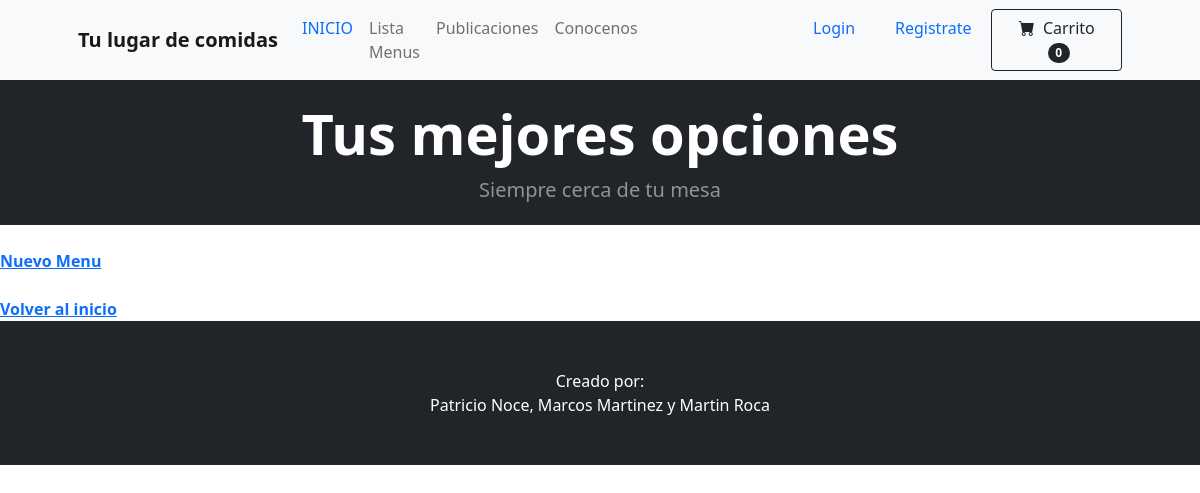
Page /panel-menu/ on the earlier database version.
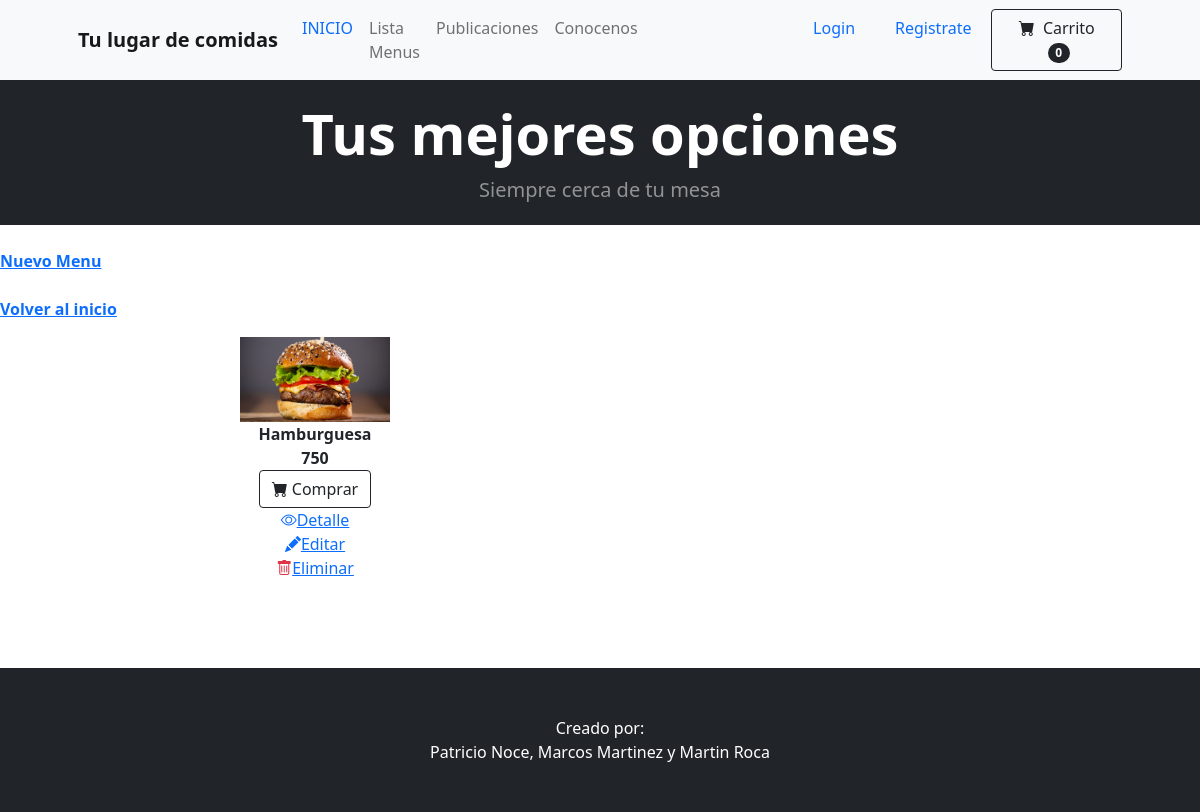
Same page on the later database version.
### nmr_food/models.py (models this page shows)
class Menu(models.Model):
    comida = models.CharField(max_length=20)
    precio = models.IntegerField()
    descripcion = models.CharField(max_length=250, default='sin descripcion')
    image = models.ImageField(upload_to="menus", null=True, blank=True)

### nmr_food/views.py (the view)
# urls.py: path('panel-menu/', ListMenu.as_view(), name="menu-list"),
class ListMenu(ListView):
  model = Menu

### nmr_food/templates/nmr_food/menu_list.html (shortened to what this page needs)
{% extends 'nmr_food/index.html' %}
{% block content %}
<header class="bg-dark py-3">
<div class="container px-2 px-lg-4 my-1">
    <div class="text-center text-white">
        <h1 class="display-4 fw-bolder">Tus mejores opciones</h1>
        <p class="lead fw-normal text-white-50 mb-0">Siempre cerca de tu mesa</p>
    </div>
</div>
</header>
<br>
<a href="{% url 'menu-create' %}"><strong> Nuevo Menu </strong></a>
<br>
<br>
<a href="{% url 'home' %}"><strong> Volver al inicio </strong></a>
<div class="container text-center">
    <div class="row">
            {% for menu in object_list %}
            <div class="col-sm-6 align-items-center">
                <div class="card-body">
                <img src="{{ menu.image.url }}" class="" width="150px">
                <br><strong>{{menu.comida}} <br>{{menu.precio}}</strong>
                <br><button class="btn btn-outline-dark flex-shrink-0" type="button"><i class="bi-cart-fill me-1"></i>Comprar</button>
                <br><a href="{% url 'menu-detail' menu.id  %}"><i class="bi bi-eye"></i>Detalle</a>
                <br><a href="{% url 'menu-update' menu.id  %}"><i class="bi bi-pencil-fill"></i>Editar</a>
                <br><a href="{% url 'menu-delete' menu.id  %}"><i class="bi bi-trash text-danger"></i>Eliminar</a>
                <br>
                <br>
                <br>
                <br>
                </div>
            </div>
            {% endfor %}
    </div>
</div>
{% endblock %}

Differences in the rows shown:
added Menu: image (picture), comida "Hamburguesa", precio "750"
